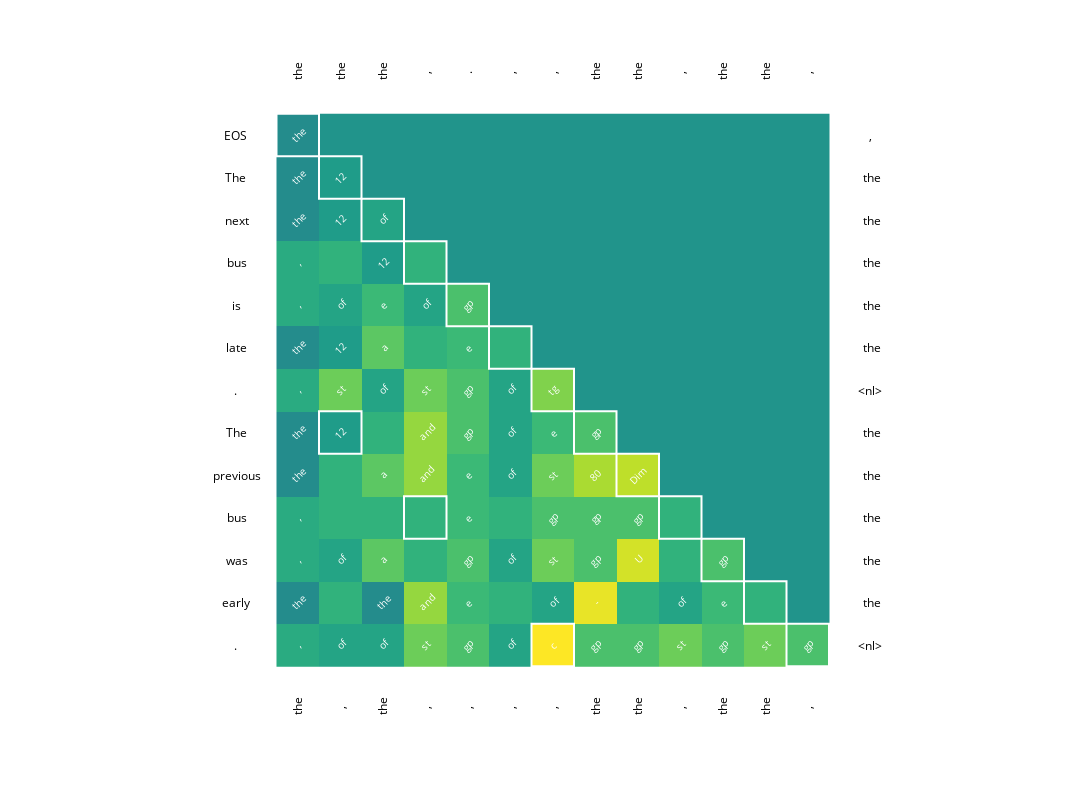

The code cell stored with this chart in its notebook:
### Code cell
data = calculate_attns(cache, 0, 1)
feature = data[:, :, :, 2]
unique_token_pattern = unique_index_pattern(feature[0])
plot = plot_attns(unique_token_pattern)
plot = add_attn_overlay(cache, plot, data)
plot = add_axis_labels(cache, plot, data)
plot = add_token_labels(cache, plot, data, 2)
plot

### Figure 1 — Plotly figure (JSON) as saved in the notebook; plotly's stock layout.template omitted (floating-point values rounded to 4 significant figures; data arrays with more than 128 entries replaced by an {"elided": "..."} marker saying what was removed)
{"data": [{"coloraxis": "coloraxis", "hovertemplate": "x: %{x}<br>y: %{y}<br>color: %{z}<extra></extra>", "name": "0", "type": "heatmap", "xaxis": "x", "yaxis": "y", "z": {"elided": "13x13 int values"}}], "layout": {"annotations": [{"font": {"color": "black", "size": 12}, "showarrow": false, "text": " the", "textangle": -90, "x": 0, "xshift": 0, "y": -1, "yshift": 20}, {"font": {"color": "black", "size": 12}, "showarrow": false, "text": ",", "x": 13, "xshift": 20, "y": 0, "yshift": 0}, {"font": {"color": "black", "size": 12}, "showarrow": false, "text": " the", "textangle": -90, "x": 0, "xshift": 0, "y": 13, "yshift": -20}, {"font": {"color": "black", "size": 12}, "showarrow": false, "text": "EOS", "x": -1, "xshift": -20, "y": 0, "yshift": 0}, {"font": {"color": "black", "size": 12}, "showarrow": false, "text": " the", "textangle": -90, "x": 1, "xshift": 0, "y": -1, "yshift": 20}, {"font": {"color": "black", "size": 12}, "showarrow": false, "text": " the", "x": 13, "xshift": 20, "y": 1, "yshift": 0}, {"font": {"color": "black", "size": 12}, "showarrow": false, "text": ",", "textangle": -90, "x": 1, "xshift": 0, "y": 13, "yshift": -20}, {"font": {"color": "black", "size": 12}, "showarrow": false, "text": "The", "x": -1, "xshift": -20, "y": 1, "yshift": 0}, {"font": {"color": "black", "size": 12}, "showarrow": false, "text": " the", "textangle": -90, "x": 2, "xshift": 0, "y": -1, "yshift": 20}, {"font": {"color": "black", "size": 12}, "showarrow": false, "text": " the", "x": 13, "xshift": 20, "y": 2, "yshift": 0}, {"font": {"color": "black", "size": 12}, "showarrow": false, "text": " the", "textangle": -90, "x": 2, "xshift": 0, "y": 13, "yshift": -20}, {"font": {"color": "black", "size": 12}, "showarrow": false, "text": " next", "x": -1, "xshift": -20, "y": 2, "yshift": 0}, {"font": {"color": "black", "size": 12}, "showarrow": false, "text": ",", "textangle": -90, "x": 3, "xshift": 0, "y": -1, "yshift": 20}, {"font": {"color": "black", "size": 12}, "showarrow": false, "text": " the", "x": 13, "xshift": 20, "y": 3, "yshift": 0}, {"font": {"color": "black", "size": 12}, "showarrow": false, "text": ",", "textangle": -90, "x": 3, "xshift": 0, "y": 13, "yshift": -20}, {"font": {"color": "black", "size": 12}, "showarrow": false, "text": " bus", "x": -1, "xshift": -20, "y": 3, "yshift": 0}, {"font": {"color": "black", "size": 12}, "showarrow": false, "text": ".", "textangle": -90, "x": 4, "xshift": 0, "y": -1, "yshift": 20}, {"font": {"color": "black", "size": 12}, "showarrow": false, "text": " the", "x": 13, "xshift": 20, "y": 4, "yshift": 0}, {"font": {"color": "black", "size": 12}, "showarrow": false, "text": ",", "textangle": -90, "x": 4, "xshift": 0, "y": 13, "yshift": -20}, {"font": {"color": "black", "size": 12}, "showarrow": false, "text": " is", "x": -1, "xshift": -20, "y": 4, "yshift": 0}, {"font": {"color": "black", "size": 12}, "showarrow": false, "text": ",", "textangle": -90, "x": 5, "xshift": 0, "y": -1, "yshift": 20}, {"font": {"color": "black", "size": 12}, "showarrow": false, "text": " the", "x": 13, "xshift": 20, "y": 5, "yshift": 0}, {"font": {"color": "black", "size": 12}, "showarrow": false, "text": ",", "textangle": -90, "x": 5, "xshift": 0, "y": 13, "yshift": -20}, {"font": {"color": "black", "size": 12}, "showarrow": false, "text": " late", "x": -1, "xshift": -20, "y": 5, "yshift": 0}, {"font": {"color": "black", "size": 12}, "showarrow": false, "text": ",", "textangle": -90, "x": 6, "xshift": 0, "y": -1, "yshift": 20}, {"font": {"color": "black", "size": 12}, "showarrow": false, "text": "<nl>", "x": 13, "xshift": 20, "y": 6, "yshift": 0}, {"font": {"color": "black", "size": 12}, "showarrow": false, "text": ",", "textangle": -90, "x": 6, "xshift": 0, "y": 13, "yshift": -20}, {"font": {"color": "black", "size": 12}, "showarrow": false, "text": ".", "x": -1, "xshift": -20, "y": 6, "yshift": 0}, {"font": {"color": "black", "size": 12}, "showarrow": false, "text": " the", "textangle": -90, "x": 7, "xshift": 0, "y": -1, "yshift": 20}, {"font": {"color": "black", "size": 12}, "showarrow": false, "text": " the", "x": 13, "xshift": 20, "y": 7, "yshift": 0}, {"font": {"color": "black", "size": 12}, "showarrow": false, "text": " the", "textangle": -90, "x": 7, "xshift": 0, "y": 13, "yshift": -20}, {"font": {"color": "black", "size": 12}, "showarrow": false, "text": " The", "x": -1, "xshift": -20, "y": 7, "yshift": 0}, {"font": {"color": "black", "size": 12}, "showarrow": false, "text": " the", "textangle": -90, "x": 8, "xshift": 0, "y": -1, "yshift": 20}, {"font": {"color": "black", "size": 12}, "showarrow": false, "text": " the", "x": 13, "xshift": 20, "y": 8, "yshift": 0}, {"font": {"color": "black", "size": 12}, "showarrow": false, "text": " the", "textangle": -90, "x": 8, "xshift": 0, "y": 13, "yshift": -20}, {"font": {"color": "black", "size": 12}, "showarrow": false, "text": " previous", "x": -1, "xshift": -20, "y": 8, "yshift": 0}, {"font": {"color": "black", "size": 12}, "showarrow": false, "text": ",", "textangle": -90, "x": 9, "xshift": 0, "y": -1, "yshift": 20}, {"font": {"color": "black", "size": 12}, "showarrow": false, "text": " the", "x": 13, "xshift": 20, "y": 9, "yshift": 0}, {"font": {"color": "black", "size": 12}, "showarrow": false, "text": ",", "textangle": -90, "x": 9, "xshift": 0, "y": 13, "yshift": -20}, {"font": {"color": "black", "size": 12}, "showarrow": false, "text": " bus", "x": -1, "xshift": -20, "y": 9, "yshift": 0}, {"font": {"color": "black", "size": 12}, "showarrow": false, "text": " the", "textangle": -90, "x": 10, "xshift": 0, "y": -1, "yshift": 20}, {"font": {"color": "black", "size": 12}, "showarrow": false, "text": " the", "x": 13, "xshift": 20, "y": 10, "yshift": 0}, {"font": {"color": "black", "size": 12}, "showarrow": false, "text": " the", "textangle": -90, "x": 10, "xshift": 0, "y": 13, "yshift": -20}, {"font": {"color": "black", "size": 12}, "showarrow": false, "text": " was", "x": -1, "xshift": -20, "y": 10, "yshift": 0}, {"font": {"color": "black", "size": 12}, "showarrow": false, "text": " the", "textangle": -90, "x": 11, "xshift": 0, "y": -1, "yshift": 20}, {"font": {"color": "black", "size": 12}, "showarrow": false, "text": " the", "x": 13, "xshift": 20, "y": 11, "yshift": 0}, {"font": {"color": "black", "size": 12}, "showarrow": false, "text": " the", "textangle": -90, "x": 11, "xshift": 0, "y": 13, "yshift": -20}, {"font": {"color": "black", "size": 12}, "showarrow": false, "text": " early", "x": -1, "xshift": -20, "y": 11, "yshift": 0}, {"font": {"color": "black", "size": 12}, "showarrow": false, "text": ",", "textangle": -90, "x": 12, "xshift": 0, "y": -1, "yshift": 20}, {"font": {"color": "black", "size": 12}, "showarrow": false, "text": "<nl>", "x": 13, "xshift": 20, "y": 12, "yshift": 0}, {"font": {"color": "black", "size": 12}, "showarrow": false, "text": ",", "textangle": -90, "x": 12, "xshift": 0, "y": 13, "yshift": -20}, {"font": {"color": "black", "size": 12}, "showarrow": false, "text": ".", "x": -1, "xshift": -20, "y": 12, "yshift": 0}, {"font": {"color": "white", "size": 10}, "showarrow": false, "text": " the", "textangle": -45, "x": 0, "y": 0}, {"font": {"color": "white", "size": 10}, "showarrow": false, "text": " the", "textangle": -45, "x": 0, "y": 1}, {"font": {"color": "white", "size": 10}, "showarrow": false, "text": "12", "textangle": -45, "x": 1, "y": 1}, {"font": {"color": "white", "size": 10}, "showarrow": false, "text": " the", "textangle": -45, "x": 0, "y": 2}, {"font": {"color": "white", "size": 10}, "showarrow": false, "text": "12", "textangle": -45, "x": 1, "y": 2}, {"font": {"color": "white", "size": 10}, "showarrow": false, "text": " of", "textangle": -45, "x": 2, "y": 2}, {"font": {"color": "white", "size": 10}, "showarrow": false, "text": ",", "textangle": -45, "x": 0, "y": 3}, {"font": {"color": "white", "size": 10}, "showarrow": false, "text": "\n", "textangle": -45, "x": 1, "y": 3}, {"font": {"color": "white", "size": 10}, "showarrow": false, "text": "12", "textangle": -45, "x": 2, "y": 3}, {"font": {"color": "white", "size": 10}, "showarrow": false, "text": "\n", "textangle": -45, "x": 3, "y": 3}, {"font": {"color": "white", "size": 10}, "showarrow": false, "text": ",", "textangle": -45, "x": 0, "y": 4}, {"font": {"color": "white", "size": 10}, "showarrow": false, "text": " of", "textangle": -45, "x": 1, "y": 4}, {"font": {"color": "white", "size": 10}, "showarrow": false, "text": "e", "textangle": -45, "x": 2, "y": 4}, {"font": {"color": "white", "size": 10}, "showarrow": false, "text": " of", "textangle": -45, "x": 3, "y": 4}, {"font": {"color": "white", "size": 10}, "showarrow": false, "text": "gp", "textangle": -45, "x": 4, "y": 4}, {"font": {"color": "white", "size": 10}, "showarrow": false, "text": " the", "textangle": -45, "x": 0, "y": 5}, {"font": {"color": "white", "size": 10}, "showarrow": false, "text": "12", "textangle": -45, "x": 1, "y": 5}, {"font": {"color": "white", "size": 10}, "showarrow": false, "text": " a", "textangle": -45, "x": 2, "y": 5}, {"font": {"color": "white", "size": 10}, "showarrow": false, "text": "\n", "textangle": -45, "x": 3, "y": 5}, {"font": {"color": "white", "size": 10}, "showarrow": false, "text": "e", "textangle": -45, "x": 4, "y": 5}, {"font": {"color": "white", "size": 10}, "showarrow": false, "text": "\n", "textangle": -45, "x": 5, "y": 5}, {"font": {"color": "white", "size": 10}, "showarrow": false, "text": ",", "textangle": -45, "x": 0, "y": 6}, {"font": {"color": "white", "size": 10}, "showarrow": false, "text": "st", "textangle": -45, "x": 1, "y": 6}, {"font": {"color": "white", "size": 10}, "showarrow": false, "text": " of", "textangle": -45, "x": 2, "y": 6}, {"font": {"color": "white", "size": 10}, "showarrow": false, "text": "st", "textangle": -45, "x": 3, "y": 6}, {"font": {"color": "white", "size": 10}, "showarrow": false, "text": "gp", "textangle": -45, "x": 4, "y": 6}, {"font": {"color": "white", "size": 10}, "showarrow": false, "text": " of", "textangle": -45, "x": 5, "y": 6}, {"font": {"color": "white", "size": 10}, "showarrow": false, "text": "tg", "textangle": -45, "x": 6, "y": 6}, {"font": {"color": "white", "size": 10}, "showarrow": false, "text": " the", "textangle": -45, "x": 0, "y": 7}, {"font": {"color": "white", "size": 10}, "showarrow": false, "text": "12", "textangle": -45, "x": 1, "y": 7}, {"font": {"color": "white", "size": 10}, "showarrow": false, "text": "\n", "textangle": -45, "x": 2, "y": 7}, {"font": {"color": "white", "size": 10}, "showarrow": false, "text": " and", "textangle": -45, "x": 3, "y": 7}, {"font": {"color": "white", "size": 10}, "showarrow": false, "text": "gp", "textangle": -45, "x": 4, "y": 7}, {"font": {"color": "white", "size": 10}, "showarrow": false, "text": " of", "textangle": -45, "x": 5, "y": 7}, {"font": {"color": "white", "size": 10}, "showarrow": false, "text": "e", "textangle": -45, "x": 6, "y": 7}, {"font": {"color": "white", "size": 10}, "showarrow": false, "text": "gp", "textangle": -45, "x": 7, "y": 7}, {"font": {"color": "white", "size": 10}, "showarrow": false, "text": " the", "textangle": -45, "x": 0, "y": 8}, {"font": {"color": "white", "size": 10}, "showarrow": false, "text": "\n", "textangle": -45, "x": 1, "y": 8}, {"font": {"color": "white", "size": 10}, "showarrow": false, "text": " a", "textangle": -45, "x": 2, "y": 8}, {"font": {"color": "white", "size": 10}, "showarrow": false, "text": " and", "textangle": -45, "x": 3, "y": 8}, {"font": {"color": "white", "size": 10}, "showarrow": false, "text": "e", "textangle": -45, "x": 4, "y": 8}, {"font": {"color": "white", "size": 10}, "showarrow": false, "text": " of", "textangle": -45, "x": 5, "y": 8}, {"font": {"color": "white", "size": 10}, "showarrow": false, "text": "st", "textangle": -45, "x": 6, "y": 8}, {"font": {"color": "white", "size": 10}, "showarrow": false, "text": "80", "textangle": -45, "x": 7, "y": 8}, {"font": {"color": "white", "size": 10}, "showarrow": false, "text": "Dim", "textangle": -45, "x": 8, "y": 8}, {"font": {"color": "white", "size": 10}, "showarrow": false, "text": ",", "textangle": -45, "x": 0, "y": 9}, {"font": {"color": "white", "size": 10}, "showarrow": false, "text": "\n", "textangle": -45, "x": 1, "y": 9}, {"font": {"color": "white", "size": 10}, "showarrow": false, "text": "\n", "textangle": -45, "x": 2, "y": 9}, {"font": {"color": "white", "size": 10}, "showarrow": false, "text": "\n", "textangle": -45, "x": 3, "y": 9}, {"font": {"color": "white", "size": 10}, "showarrow": false, "text": "e", "textangle": -45, "x": 4, "y": 9}, {"font": {"color": "white", "size": 10}, "showarrow": false, "text": "\n", "textangle": -45, "x": 5, "y": 9}, {"font": {"color": "white", "size": 10}, "showarrow": false, "text": "gp", "textangle": -45, "x": 6, "y": 9}, {"font": {"color": "white", "size": 10}, "showarrow": false, "text": "gp", "textangle": -45, "x": 7, "y": 9}, {"font": {"color": "white", "size": 10}, "showarrow": false, "text": "gp", "textangle": -45, "x": 8, "y": 9}, {"font": {"color": "white", "size": 10}, "showarrow": false, "text": "\n", "textangle": -45, "x": 9, "y": 9}, {"font": {"color": "white", "size": 10}, "showarrow": false, "text": ",", "textangle": -45, "x": 0, "y": 10}, {"font": {"color": "white", "size": 10}, "showarrow": false, "text": " of", "textangle": -45, "x": 1, "y": 10}, {"font": {"color": "white", "size": 10}, "showarrow": false, "text": " a", "textangle": -45, "x": 2, "y": 10}, {"font": {"color": "white", "size": 10}, "showarrow": false, "text": "\n", "textangle": -45, "x": 3, "y": 10}, {"font": {"color": "white", "size": 10}, "showarrow": false, "text": "gp", "textangle": -45, "x": 4, "y": 10}, {"font": {"color": "white", "size": 10}, "showarrow": false, "text": " of", "textangle": -45, "x": 5, "y": 10}, {"font": {"color": "white", "size": 10}, "showarrow": false, "text": "st", "textangle": -45, "x": 6, "y": 10}, {"font": {"color": "white", "size": 10}, "showarrow": false, "text": "gp", "textangle": -45, "x": 7, "y": 10}, {"font": {"color": "white", "size": 10}, "showarrow": false, "text": " U", "textangle": -45, "x": 8, "y": 10}, {"font": {"color": "white", "size": 10}, "showarrow": false, "text": "\n", "textangle": -45, "x": 9, "y": 10}, {"font": {"color": "white", "size": 10}, "showarrow": false, "text": "gp", "textangle": -45, "x": 10, "y": 10}, {"font": {"color": "white", "size": 10}, "showarrow": false, "text": " the", "textangle": -45, "x": 0, "y": 11}, {"font": {"color": "white", "size": 10}, "showarrow": false, "text": "\n", "textangle": -45, "x": 1, "y": 11}, {"font": {"color": "white", "size": 10}, "showarrow": false, "text": " the", "textangle": -45, "x": 2, "y": 11}, {"font": {"color": "white", "size": 10}, "showarrow": false, "text": " and", "textangle": -45, "x": 3, "y": 11}, {"font": {"color": "white", "size": 10}, "showarrow": false, "text": "e", "textangle": -45, "x": 4, "y": 11}, {"font": {"color": "white", "size": 10}, "showarrow": false, "text": "\n", "textangle": -45, "x": 5, "y": 11}, {"font": {"color": "white", "size": 10}, "showarrow": false, "text": " of", "textangle": -45, "x": 6, "y": 11}, {"font": {"color": "white", "size": 10}, "showarrow": false, "text": " -", "textangle": -45, "x": 7, "y": 11}, {"font": {"color": "white", "size": 10}, "showarrow": false, "text": "\n", "textangle": -45, "x": 8, "y": 11}, {"font": {"color": "white", "size": 10}, "showarrow": false, "text": " of", "textangle": -45, "x": 9, "y": 11}, {"font": {"color": "white", "size": 10}, "showarrow": false, "text": "e", "textangle": -45, "x": 10, "y": 11}, {"font": {"color": "white", "size": 10}, "showarrow": false, "text": "\n", "textangle": -45, "x": 11, "y": 11}, {"font": {"color": "white", "size": 10}, "showarrow": false, "text": ",", "textangle": -45, "x": 0, "y": 12}, {"font": {"color": "white", "size": 10}, "showarrow": false, "text": " of", "textangle": -45, "x": 1, "y": 12}, {"font": {"color": "white", "size": 10}, "showarrow": false, "text": " of", "textangle": -45, "x": 2, "y": 12}, {"font": {"color": "white", "size": 10}, "showarrow": false, "text": "st", "textangle": -45, "x": 3, "y": 12}, {"font": {"color": "white", "size": 10}, "showarrow": false, "text": "gp", "textangle": -45, "x": 4, "y": 12}, {"font": {"color": "white", "size": 10}, "showarrow": false, "text": " of", "textangle": -45, "x": 5, "y": 12}, {"font": {"color": "white", "size": 10}, "showarrow": false, "text": "c", "textangle": -45, "x": 6, "y": 12}, {"font": {"color": "white", "size": 10}, "showarrow": false, "text": "gp", "textangle": -45, "x": 7, "y": 12}, {"font": {"color": "white", "size": 10}, "showarrow": false, "text": "gp", "textangle": -45, "x": 8, "y": 12}, {"font": {"color": "white", "size": 10}, "showarrow": false, "text": "st", "textangle": -45, "x": 9, "y": 12}, {"font": {"color": "white", "size": 10}, "showarrow": false, "text": "gp", "textangle": -45, "x": 10, "y": 12}, {"font": {"color": "white", "size": 10}, "showarrow": false, "text": "st", "textangle": -45, "x": 11, "y": 12}, {"font": {"color": "white", "size": 10}, "showarrow": false, "text": "gp", "textangle": -45, "x": 12, "y": 12}], "coloraxis": {"cmid": 0.5, "colorscale": [[0, "#440154"], [0.1111, "#482878"], [0.2222, "#3e4989"], [0.3333, "#31688e"], [0.4444, "#26828e"], [0.5556, "#1f9e89"], [0.6667, "#35b779"], [0.7778, "#6ece58"], [0.8889, "#b5de2b"], [1, "#fde725"]], "showscale": false}, "height": 800, "margin": {"t": 60}, "plot_bgcolor": "white", "shapes": [{"fillcolor": "rgba(0, 0, 0, 0)", "line": {"color": "white", "width": 2}, "type": "rect", "x0": -0.5, "x1": 0.5, "y0": -0.5, "y1": 0.5}, {"fillcolor": "rgba(0, 0, 0, 0)", "line": {"color": "white", "width": 2}, "type": "rect", "x0": 0.5, "x1": 1.5, "y0": 0.5, "y1": 1.5}, {"fillcolor": "rgba(0, 0, 0, 0)", "line": {"color": "white", "width": 2}, "type": "rect", "x0": 1.5, "x1": 2.5, "y0": 1.5, "y1": 2.5}, {"fillcolor": "rgba(0, 0, 0, 0)", "line": {"color": "white", "width": 2}, "type": "rect", "x0": 2.5, "x1": 3.5, "y0": 2.5, "y1": 3.5}, {"fillcolor": "rgba(0, 0, 0, 0)", "line": {"color": "white", "width": 2}, "type": "rect", "x0": 3.5, "x1": 4.5, "y0": 3.5, "y1": 4.5}, {"fillcolor": "rgba(0, 0, 0, 0)", "line": {"color": "white", "width": 2}, "type": "rect", "x0": 4.5, "x1": 5.5, "y0": 4.5, "y1": 5.5}, {"fillcolor": "rgba(0, 0, 0, 0)", "line": {"color": "white", "width": 2}, "type": "rect", "x0": 5.5, "x1": 6.5, "y0": 5.5, "y1": 6.5}, {"fillcolor": "rgba(0, 0, 0, 0)", "line": {"color": "white", "width": 2}, "type": "rect", "x0": 0.5, "x1": 1.5, "y0": 6.5, "y1": 7.5}, {"fillcolor": "rgba(0, 0, 0, 0)", "line": {"color": "white", "width": 2}, "type": "rect", "x0": 6.5, "x1": 7.5, "y0": 6.5, "y1": 7.5}, {"fillcolor": "rgba(0, 0, 0, 0)", "line": {"color": "white", "width": 2}, "type": "rect", "x0": 7.5, "x1": 8.5, "y0": 7.5, "y1": 8.5}, {"fillcolor": "rgba(0, 0, 0, 0)", "line": {"color": "white", "width": 2}, "type": "rect", "x0": 2.5, "x1": 3.5, "y0": 8.5, "y1": 9.5}, {"fillcolor": "rgba(0, 0, 0, 0)", "line": {"color": "white", "width": 2}, "type": "rect", "x0": 8.5, "x1": 9.5, "y0": 8.5, "y1": 9.5}, {"fillcolor": "rgba(0, 0, 0, 0)", "line": {"color": "white", "width": 2}, "type": "rect", "x0": 9.5, "x1": 10.5, "y0": 9.5, "y1": 10.5}, {"fillcolor": "rgba(0, 0, 0, 0)", "line": {"color": "white", "width": 2}, "type": "rect", "x0": 10.5, "x1": 11.5, "y0": 10.5, "y1": 11.5}, {"fillcolor": "rgba(0, 0, 0, 0)", "line": {"color": "white", "width": 2}, "type": "rect", "x0": 5.5, "x1": 6.5, "y0": 11.5, "y1": 12.5}, {"fillcolor": "rgba(0, 0, 0, 0)", "line": {"color": "white", "width": 2}, "type": "rect", "x0": 11.5, "x1": 12.5, "y0": 11.5, "y1": 12.5}], "width": 1200, "xaxis": {"anchor": "y", "constrain": "domain", "domain": [0, 1], "scaleanchor": "y", "showticklabels": false}, "yaxis": {"anchor": "x", "autorange": "reversed", "constrain": "domain", "domain": [0, 1], "showticklabels": false}}}
